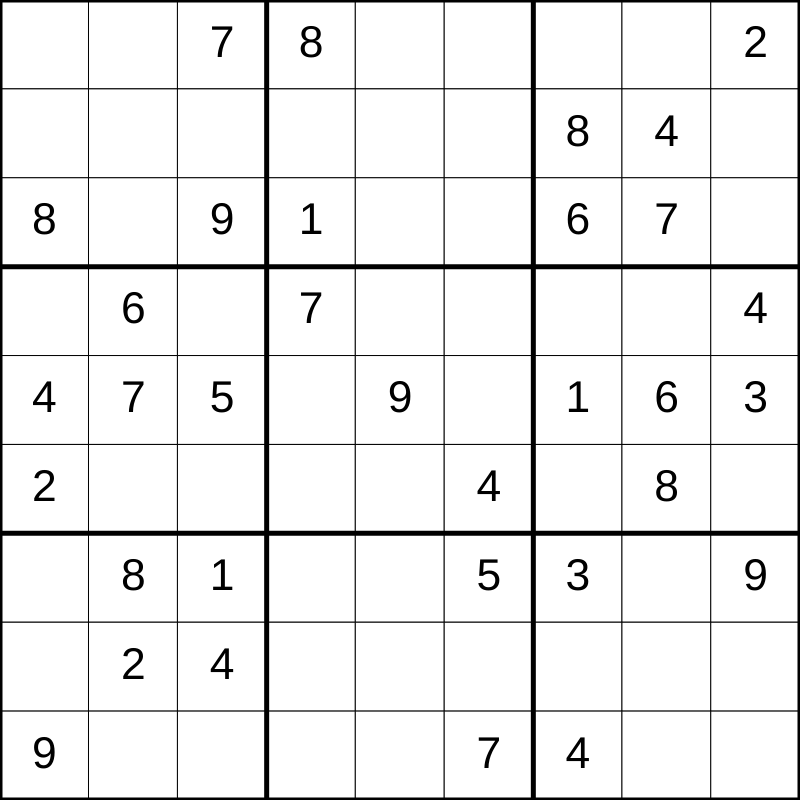
Frame 1 (no input)
Frame 60 (no input): identical to frame 1, image omitted
Frame 120 (the mouse pressed at the canvas centre since frame 60): identical to frame 1, image omitted

The p5.js sketch that drew this single still picture (run headless with seeded random() and noise() and a simulated clock; from frame 60 on, the mouse is pressed at the canvas centre):

// p5.js sketch
// ── sketch.js
// Sudoku
// Umair Khan
// 10/4/2021

let initialGrid = [
  [0, 0, 7, 8, 0, 0, 0, 0, 2],
  [0, 0, 0, 0, 0, 0, 8, 4, 0],
  [8, 0, 9, 1, 0, 0, 6, 7, 0],
  [0, 6, 0, 7, 0, 0, 0, 0, 4],
  [4, 7, 5, 0, 9, 0, 1, 6, 3],
  [2, 0, 0, 0, 0, 4, 0, 8, 0],
  [0, 8, 1, 0, 0, 5, 3, 0, 9],
  [0, 2, 4, 0, 0, 0, 0, 0, 0],
  [9, 0, 0, 0, 0, 7, 4, 0, 0],
];

let gridSize = 9;
let cellSize;
let grid;

function setup() {
  if (windowWidth < windowHeight){
    createCanvas(windowWidth*0.8, windowWidth*0.8);
  }
  else {
    createCanvas(windowHeight*0.8, windowHeight*0.8);
  }

  grid = initialGrid;
  cellSize = width/gridSize;
}

function draw() {
  background(220);

  displayGrid();
  displayLines();
}

function windowResized() {
  setup();
}

function displayGrid() {
  for (let  y=0; y < gridSize; y++) {
    for (let x=0; x < gridSize; x++) {
      //grid
      fill("white");
      strokeWeight(1);
      rect(cellSize*x, cellSize*y, cellSize, cellSize);
      
      //number
      fill("black");
      if (grid[y][x] !== 0) {
        textSize(cellSize*0.5);
        textAlign(CENTER, CENTER);
        text(grid[y][x], cellSize*x + cellSize/2, cellSize*y + cellSize/2);
      }
      

    }
  }
}

function displayLines() {
  for (let i=0; i <= 9; i+= 3) {
    strokeWeight(5);
    //horizontal
    line(0, cellSize*i, width, cellSize*i);
    //vertical
    line(cellSize*i, 0, cellSize*i, width);
  }
}
